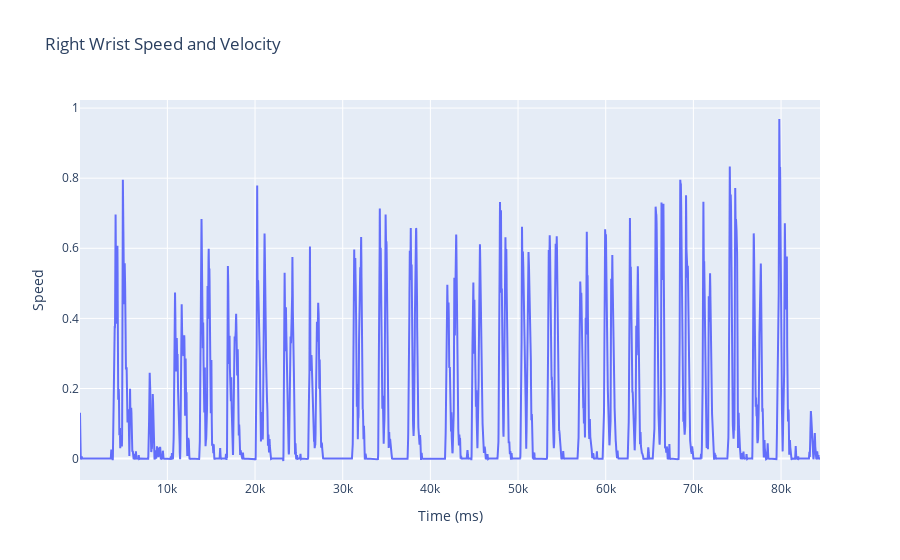

Notebook source saved alongside this figure:
### Markdown cell above
### <strong>Plot Data</strong>

The `plot()` function is used to plot the unsmoothed and smoothed speed over time. The `label` parameter is used to set the legend label for each line. The `color` parameter is used to set the color of each line.

### Code cell
import plotly.graph_objects as go

# Create traces
trace0 = go.Scatter(x=final_df['time_ms'], y=final_df['right_wrist_speed'], mode='lines', name='Right Wrist Speed')
trace1 = go.Scatter(x=final_df['time_ms'], y=final_df['right_wrist_delta_x'], mode='lines', name='Right Wrist Raw Velocity X', yaxis='y2')
trace2 = go.Scatter(x=final_df['time_ms'], y=final_df['right_wrist_delta_y'], mode='lines', name='Right Wrist Raw Velocity Y', yaxis='y2')


# Create layout
layout = go.Layout(title='Right Wrist Speed and Velocity', xaxis=dict(title='Time (ms)'), yaxis1=dict(title='Speed', overlaying='y', side='left'))

# Create figure
fig = go.Figure(data=[trace0], layout=layout)

# Show figure

fig.show()

### Figure 1 — Plotly figure (JSON) as saved in the notebook; plotly's stock layout.template omitted (floating-point values rounded to 4 significant figures; data arrays with more than 128 entries replaced by an {"elided": "..."} marker saying what was removed)
{"data": [{"mode": "lines", "name": "Right Wrist Speed", "type": "scatter", "x": {"elided": "8442 float values"}, "y": {"elided": "8442 float values"}}], "layout": {"title": {"text": "Right Wrist Speed and Velocity"}, "xaxis": {"title": {"text": "Time (ms)"}}, "yaxis": {"overlaying": "y", "side": "left", "title": {"text": "Speed"}}}}
